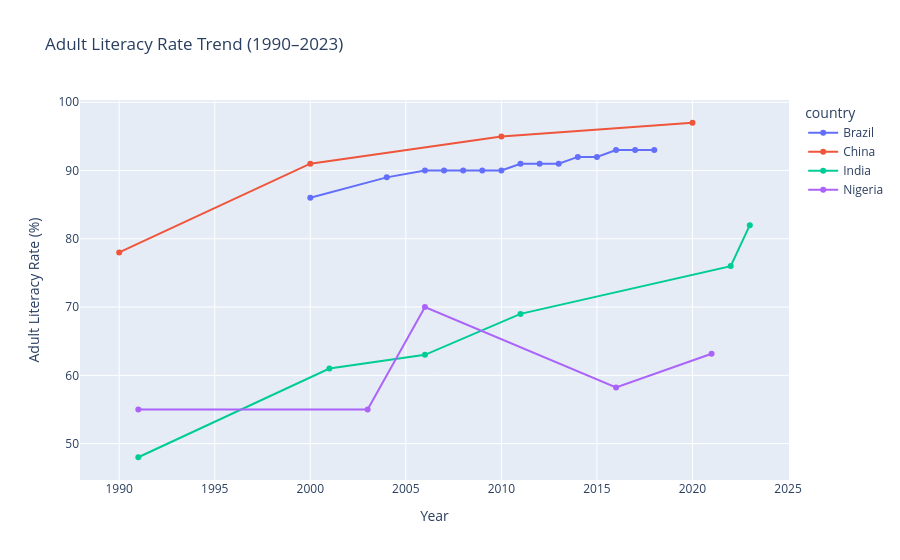

Notebook code for this chart:
### Code cell
# ── Line Plot: Literacy Trend for Selected Countries (FIXED) ────────────────

import plotly.express as px

countries = ['India', 'China', 'Brazil', 'Nigeria', 'United States', 'Germany']

# Detect correct column name automatically
adult_col = [c for c in df_literacy.columns if 'adult' in c.lower()][0]

# Filter data
trend_df = (
    df_literacy[df_literacy['country'].isin(countries)]
    .dropna(subset=[adult_col])
)

# Plot
fig = px.line(
    trend_df,
    x='year',
    y=adult_col,
    color='country',
    title='Adult Literacy Rate Trend (1990–2023)',
    labels={
        adult_col: 'Adult Literacy Rate (%)',
        'year': 'Year'
    },
    markers=True
)

fig.show()

### Figure 1 — Plotly figure (JSON) as saved in the notebook; plotly's stock layout.template omitted (floating-point values rounded to 4 significant figures)
{"data": [{"hovertemplate": "country=Brazil<br>Year=%{x}<br>Adult Literacy Rate (%)=%{y}<extra></extra>", "legendgroup": "Brazil", "line": {"color": "#636efa", "dash": "solid"}, "marker": {"symbol": "circle"}, "mode": "lines+markers", "name": "Brazil", "orientation": "v", "showlegend": true, "type": "scatter", "x": [2000, 2004, 2006, 2007, 2008, 2009, 2010, 2011, 2012, 2013, 2014, 2015, 2016, 2017, 2018], "xaxis": "x", "y": [86, 89, 90, 90, 90, 90, 90, 91, 91, 91, 92, 92, 93, 93, 93], "yaxis": "y"}, {"hovertemplate": "country=China<br>Year=%{x}<br>Adult Literacy Rate (%)=%{y}<extra></extra>", "legendgroup": "China", "line": {"color": "#EF553B", "dash": "solid"}, "marker": {"symbol": "circle"}, "mode": "lines+markers", "name": "China", "orientation": "v", "showlegend": true, "type": "scatter", "x": [1990, 2000, 2010, 2020], "xaxis": "x", "y": [78, 91, 95, 97], "yaxis": "y"}, {"hovertemplate": "country=India<br>Year=%{x}<br>Adult Literacy Rate (%)=%{y}<extra></extra>", "legendgroup": "India", "line": {"color": "#00cc96", "dash": "solid"}, "marker": {"symbol": "circle"}, "mode": "lines+markers", "name": "India", "orientation": "v", "showlegend": true, "type": "scatter", "x": [1991, 2001, 2006, 2011, 2022, 2023], "xaxis": "x", "y": [48, 61, 63, 69, 76, 82], "yaxis": "y"}, {"hovertemplate": "country=Nigeria<br>Year=%{x}<br>Adult Literacy Rate (%)=%{y}<extra></extra>", "legendgroup": "Nigeria", "line": {"color": "#ab63fa", "dash": "solid"}, "marker": {"symbol": "circle"}, "mode": "lines+markers", "name": "Nigeria", "orientation": "v", "showlegend": true, "type": "scatter", "x": [1991, 2003, 2006, 2016, 2021], "xaxis": "x", "y": [55, 55, 70, 58.22, 63.16], "yaxis": "y"}], "layout": {"legend": {"title": {"text": "country"}, "tracegroupgap": 0}, "title": {"text": "Adult Literacy Rate Trend (1990–2023)"}, "xaxis": {"anchor": "y", "domain": [0, 1], "title": {"text": "Year"}}, "yaxis": {"anchor": "x", "domain": [0, 1], "title": {"text": "Adult Literacy Rate (%)"}}}}
